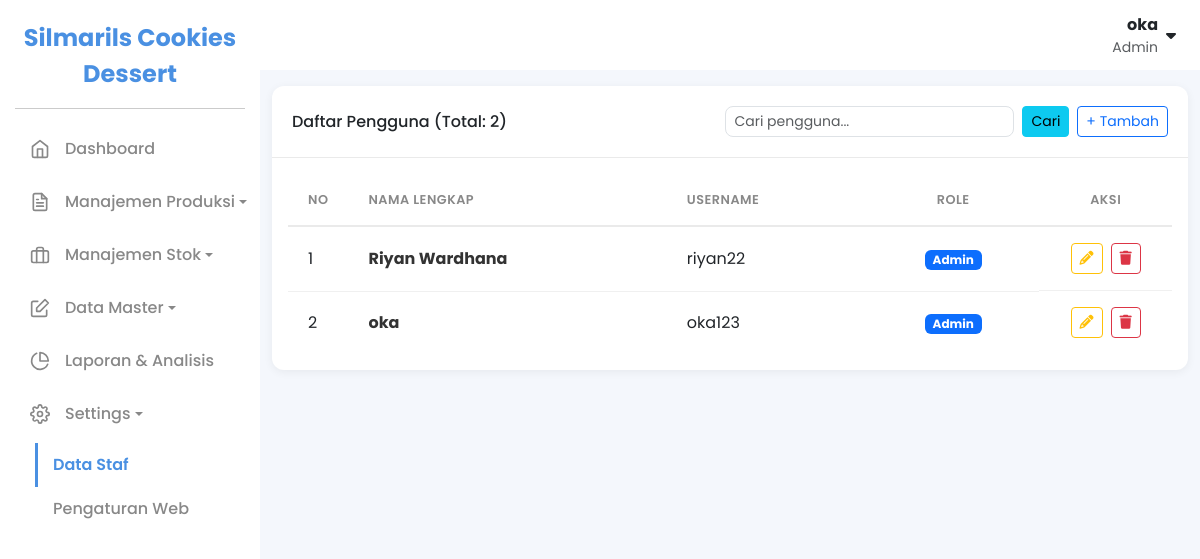
/index.php?page=pengguna (signed in), run on the app's committed database.
### tables this page shows
CREATE TABLE `pengguna` (
  `id_pengguna` int NOT NULL,
  `nama_lengkap` varchar(100) NOT NULL,
  `username` varchar(50) NOT NULL,
  `password` varchar(255) NOT NULL,
  `role` enum('Admin','Pegawai') NOT NULL
);

### core/functions.php (called while the page is built, shortened)
<?php
function base_url($path = '')
{
            $protocol = isset($_SERVER['HTTPS']) && $_SERVER['HTTPS'] === 'on' ? "https" : "http";
            $host = $_SERVER['HTTP_HOST'];
            $script_name = str_replace('\\', '/', dirname($_SERVER['SCRIPT_NAME']));
            $project_root = rtrim($script_name, '/');
            $url = "$protocol://$host" . rtrim($project_root, '/') . '/' . ltrim($path, '/');
            return $url;
}

### pages/pengguna.php (the view, shortened to what this page needs)
<?php
$search_term = isset($_GET['q']) ? trim($_GET['q']) : '';
$limit = 20;
$page = isset($_GET['p']) ? (int)$_GET['p'] : 1;
$offset = ($page - 1) * $limit;
$count_sql = "SELECT COUNT(id_pengguna) FROM pengguna";
$params = [];
$stmt_count = $pdo->prepare($count_sql);
$stmt_count->execute($params);
$total_records = $stmt_count->fetchColumn();
$data_sql = "SELECT id_pengguna, nama_lengkap, username, role FROM pengguna";
$data_sql .= " ORDER BY id_pengguna ASC LIMIT ? OFFSET ?";
$params[] = $limit;
$params[] = $offset;
$stmt = $pdo->prepare($data_sql);
$stmt->bindValue(count($params) - 1, $limit, PDO::PARAM_INT);
$stmt->bindValue(count($params), $offset, PDO::PARAM_INT);
$stmt->execute();
$users = $stmt->fetchAll(PDO::FETCH_ASSOC);
$nomor = ($page - 1) * $limit + 1;
?>
<div class="container-fluid py-3">
            <div class="card">
                        <div class="card-header d-flex flex-wrap align-items-center justify-content-between">
                                    <h6 class="m-0">Daftar Pengguna (Total: <?php echo $total_records; ?>)</h6>
                                    <div class="d-flex flex-wrap align-items-center">
                                                <form method="GET" class="d-flex me-2">
                                                            <input type="text" name="q" class="form-control form-control-sm" placeholder="Cari pengguna..." value="<?php echo htmlspecialchars($search_term); ?>">
                                                            <button type="submit" class="btn btn-sm btn-info ms-2">Cari</button>
                                                </form>
                                                <a href="<?php echo base_url('index.php?page=pengguna_form'); ?>" class="btn btn-outline-primary btn-sm">+ Tambah</a>
                                    </div>
                        </div>
                        <div class="card-body">
                                    <div class="table-responsive">
                                                <table class="table-modern">
                                                            <thead>
                                                                        <tr>
                                                                                    <th style="width: 5%;">No</th>
                                                                                    <th>Nama Lengkap</th>
                                                                                    <th>Username</th>
                                                                                    <th class="text-center">Role</th>
                                                                                    <th class="text-center" style="width: 15%;">Aksi</th>
                                                                        </tr>
                                                            </thead>
                                                            <tbody>
                                                                        <?php if (empty($users)): ?>
                                                                                    <tr>
                                                                                                <td colspan="5" class="text-center bg-light p-5">Tidak ada pengguna yang cocok dengan kriteria.</td>
                                                                                    </tr>
                                                                        <?php else: ?>
                                                                                    <?php foreach ($users as $user): ?>
                                                                                                <tr>
                                                                                                            <td><?php echo $nomor++; ?></td>
                                                                                                            <td>
                                                                                                                        <div class="fw-bold"><?php echo htmlspecialchars($user['nama_lengkap']); ?></div>
                                                                                                            </td>
                                                                                                            <td><?php echo htmlspecialchars($user['username']); ?></td>
                                                                                                            <td class="text-center">
                                                                                                                        <?php
                                                                                                                        if ($user['role'] == 'Admin') {
                                                                                                                                    $badge_class = 'bg-primary';
                                                                                                                        } else {
                                                                                                                                    $badge_class = 'bg-secondary';
                                                                                                                        }
                                                                                                                        ?>
                                                                                                                        <span class="badge <?php echo $badge_class; ?>"><?php echo $user['role']; ?></span>
                                                                                                            </td>
                                                                                                            <td class="d-flex justify-content-center gap-2">
                                                                                                                        <a href="<?php echo base_url('index.php?page=pengguna_form&id=' . $user['id_pengguna']); ?>" class="btn btn-outline-warning btn-sm"><i class="fa-solid fa-pencil"></i></a>
                                                                                                                        <a href="<?php echo base_url('index.php?page=pengguna_hapus&id=' . $user['id_pengguna']); ?>" class="btn btn-outline-danger btn-sm" onclick="return confirm('Anda yakin?');"><i class="fa-solid fa-trash"></i></a>
                                                                                                            </td>
                                                                                                </tr>
                                                                                    <?php endforeach; ?>
                                                                        <?php endif; ?>
                                                            </tbody>
                                                </table>
                                    </div>
                        </div>
            </div>
</div>

### assets/css/style.css (style rules this page uses)
:root { --primary-color: #4a90e2; --sidebar-bg: #ffffff; --body-bg: #f4f7fc; --card-bg: #ffffff; --text-color: #333333; --text-muted: #888888; --sidebar-width: 260px; --border-radius: 12px; --shadow: 0 4px 20px rgba(0, 0, 0, 0.05); --shadow: 0 2px 10px rgba(0, 0, 0, 0.06); }
body { background-color: var(--body-bg); font-family: "Poppins", sans-serif; color: var(--text-color); }
.card { border: none; border-radius: var(--border-radius); box-shadow: var(--shadow); margin-bottom: 1.5rem; }
.card-header { background-color: transparent; border-bottom: 1px solid #eaeaea; padding: 1.25rem; font-weight: 600; }
.form-control { border-radius: 8px; }
.table-modern { width: 100%; }
.table-modern thead th { border: none; border-bottom: 2px solid #eaeaea; text-transform: uppercase; color: var(--text-muted); font-size: 0.8rem; font-weight: 600; letter-spacing: 0.5px; padding: 1rem 1.25rem; text-align: left; }
.table-modern tbody td { border: none; border-bottom: 1px solid #f0f0f0; padding: 1rem 1.25rem; vertical-align: middle; }
.table-modern tbody tr:last-child td { border-bottom: none; }
.table-modern .fw-bold { color: var(--text-color); }

### data on the page
pengguna: nama_lengkap "Riyan Wardhana", username "riyan22", role "Admin"
pengguna: nama_lengkap "oka", username "oka123", role "Admin"

### other printed values
$settings['nama_website'] "Silmarils Cookies Dessert"
$_SESSION['nama_lengkap'] "oka"
$_SESSION['role'] "Admin"
$total_records "2"
